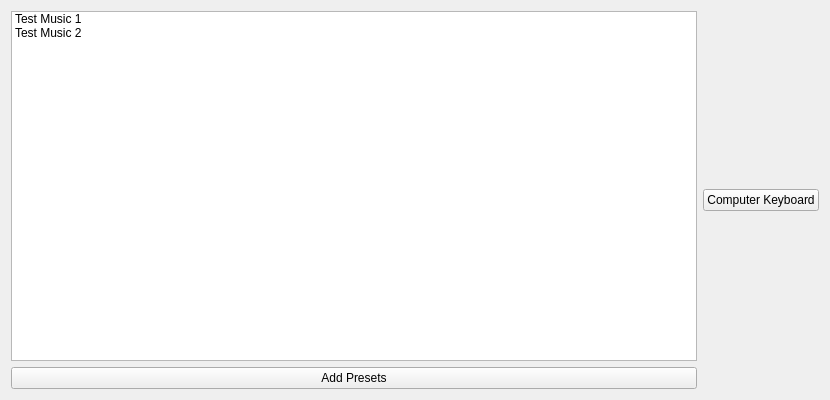
<?xml version="1.0" encoding="UTF-8"?>
<ui version="4.0">
 <class>MainWindow</class>
 <widget class="QWidget" name="MainWindow">
  <property name="enabled">
   <bool>true</bool>
  </property>
  <property name="geometry">
   <rect>
    <x>0</x>
    <y>0</y>
    <width>830</width>
    <height>400</height>
   </rect>
  </property>
  <property name="sizePolicy">
   <sizepolicy hsizetype="Fixed" vsizetype="Fixed">
    <horstretch>0</horstretch>
    <verstretch>0</verstretch>
   </sizepolicy>
  </property>
  <property name="minimumSize">
   <size>
    <width>830</width>
    <height>400</height>
   </size>
  </property>
  <property name="maximumSize">
   <size>
    <width>830</width>
    <height>400</height>
   </size>
  </property>
  <property name="windowTitle">
   <string>Widget</string>
  </property>
  <property name="autoFillBackground">
   <bool>false</bool>
  </property>
  <property name="styleSheet">
   <string notr="true">background-color: &quot;black&quot;</string>
  </property>
  <layout class="QVBoxLayout" name="verticalLayout" stretch="0">
   <item>
    <layout class="QHBoxLayout" name="horizontalLayout" stretch="1,2">
     <item>
      <layout class="QVBoxLayout" name="verticalLayout_3">
       <item>
        <widget class="QListWidget" name="SoundsWidget">
         <item>
          <property name="text">
           <string>Test Music 1</string>
          </property>
         </item>
         <item>
          <property name="text">
           <string>Test Music 2</string>
          </property>
         </item>
        </widget>
       </item>
       <item>
        <widget class="QPushButton" name="addPresetButton">
         <property name="text">
          <string>Add Presets</string>
         </property>
        </widget>
       </item>
      </layout>
     </item>
     <item>
      <layout class="QVBoxLayout" name="verticalLayout_4">
       <item>
        <widget class="QPushButton" name="ComputerKeyboardButton">
         <property name="text">
          <string>Computer Keyboard</string>
         </property>
        </widget>
       </item>
       <item>
        <layout class="QHBoxLayout" name="channels_layout"/>
       </item>
      </layout>
     </item>
    </layout>
   </item>
  </layout>
 </widget>
 <resources/>
 <connections/>
</ui>
